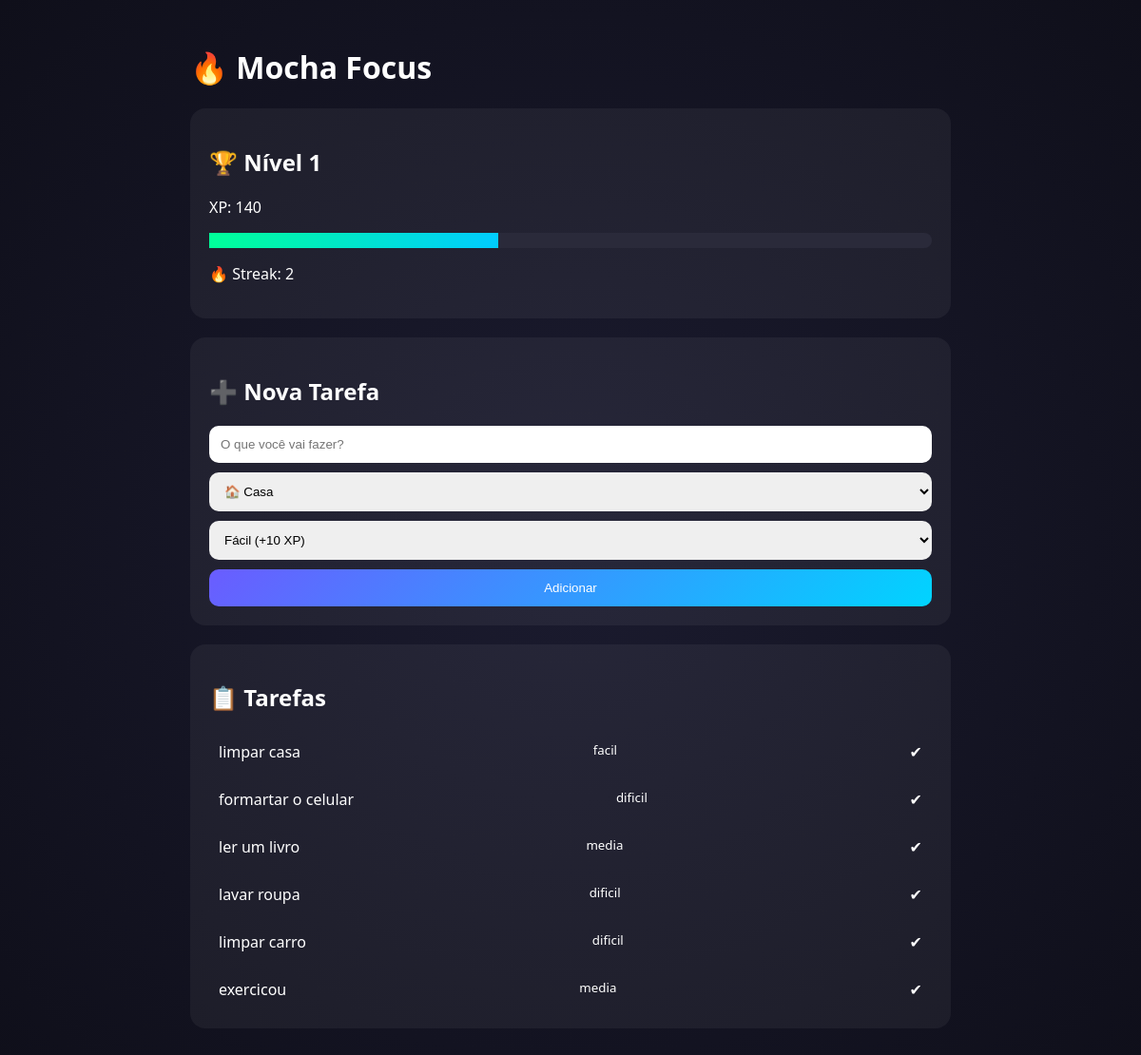
The page / on the database its author committed.
### tables this page shows
CREATE TABLE tarefas (
        id INTEGER PRIMARY KEY AUTOINCREMENT,
        titulo TEXT NOT NULL,
        dificuldade TEXT,
        xp INTEGER,
        status TEXT DEFAULT 'pendente',
        data_criacao TEXT
    );

### app.py (the view)
@app.route("/")
def index():
    conn = sqlite3.connect("mocha.db")
    cursor = conn.cursor()
    cursor.execute("SELECT * FROM tarefas ORDER BY id DESC")
    tarefas = cursor.fetchall()
    cursor.execute("SELECT xp_total, streak FROM progresso WHERE id=1")
    xp_total, streak = cursor.fetchone()
    nivel = xp_total // 100
    xp_nivel = xp_total % 100
    conn.close()
    return render_template(
        "index.html",
        tarefas=tarefas,
        xp_total=xp_total,
        nivel=nivel,
        xp_nivel=xp_nivel,
        streak=streak
    )

### templates/index.html (shortened to what this page needs)
<!DOCTYPE html>
<html lang="pt-BR">
<head>
<link rel="stylesheet" href="/static/style.css">
</head>
<body>
<div class="container">
<h1>🔥 Mocha Focus</h1>
<div class="card">
  <h2>🏆 Nível {{ nivel }}</h2>
  <p>XP: <span id="xp">{{ xp_total }}</span></p>
  <div class="xp-bar"><div class="xp-fill" style="width: {{ xp_nivel }}%"></div></div>
  <p>🔥 Streak: {{ streak }}</p>
</div>
<div class="card">
<h2>➕ Nova Tarefa</h2>
<form method="POST" action="/nova_tarefa" class="form-grid">
  <input name="titulo" placeholder="O que você vai fazer?" required>
  <select name="categoria">
    <option value="Casa">🏠 Casa</option>
  </select>
  <select name="dificuldade">
    <option value="facil">Fácil (+10 XP)</option>
  </select>
  <button>Adicionar</button>
</form>
</div>
<div class="card">
<h2>📋 Tarefas</h2>
{% for t in tarefas %}
<div class="task {{ t[2]|lower }}">
  <span>{{ t[1] }}</span>
  <small>{{ t[2] }}</small>
  {% if t[5] == 'pendente' %}
  <button onclick="finish('{{ t[0] }}', {{ t[4] }})">Concluir</button>
  {% else %}
  ✔
  {% endif %}
</div>
{% endfor %}
</div>
</div>
</body>
</html>

### static/style.css (style rules this page uses)
body { background: radial-gradient(circle, #1b1b2f, #0f0f1a); color: white; font-family: 'Segoe UI', sans-serif; padding: 20px; }
.container { max-width: 800px; margin: auto; }
.card { background: rgba(255,255,255,0.05); padding: 20px; border-radius: 16px; margin-bottom: 20px; }
.form-grid { display: grid; gap: 10px; }
input, select, button { padding: 12px; border-radius: 10px; border: none; }
button { background: linear-gradient(135deg, #6a5cff, #00d4ff); color: white; cursor: pointer; }
.xp-bar { background: #2a2a3a; height: 16px; border-radius: 20px; }
.xp-fill { height: 100%; background: linear-gradient(90deg, #00ff99, #00ccff); }
.task { display: flex; justify-content: space-between; padding: 10px; border-radius: 10px; margin-top: 8px; }

### rows shown on the page
tarefas: titulo "limpar casa", dificuldade "facil"
tarefas: titulo "formartar o celular", dificuldade "dificil"
tarefas: titulo "ler um livro", dificuldade "media"
tarefas: titulo "lavar roupa", dificuldade "dificil"
tarefas: titulo "limpar carro", dificuldade "dificil"
tarefas: titulo "exercicou", dificuldade "media"

### other values the page prints
{{ nivel }} "1"
{{ xp_total }} "140"
{{ streak }} "2"
